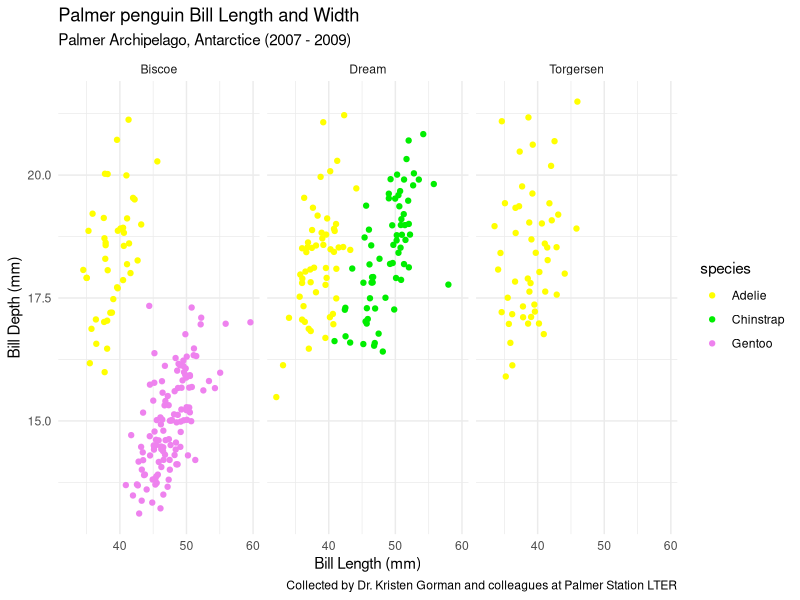

The R source for this figure:
## ---- chunk 1
x=2
x^2
## ---- chunk 2
a=1.2
2*(3*a+2)^4-5
## ---- chunk 3
library(tidyverse)
install.packages("palmerpenguins")
library(palmerpenguins)
## ---- chunk 4
# create plot ----
#view(penguins)
ggplot(data = penguins, aes(x = bill_length_mm, y = bill_depth_mm)) +
  geom_jitter(aes(color = species)) +
  scale_color_manual(values = c("yellow","green2","violet")) +
  labs(x = "Bill Length (mm)",
       y = "Bill Depth (mm)",
       title = "Palmer penguin Bill Length and Width",
       subtitle = "Palmer Archipelago, Antarctice (2007 - 2009)",
       caption = "Collected by Dr. Kristen Gorman and colleagues at Palmer Station LTER") +
  facet_wrap(~island) +
  theme_minimal()
